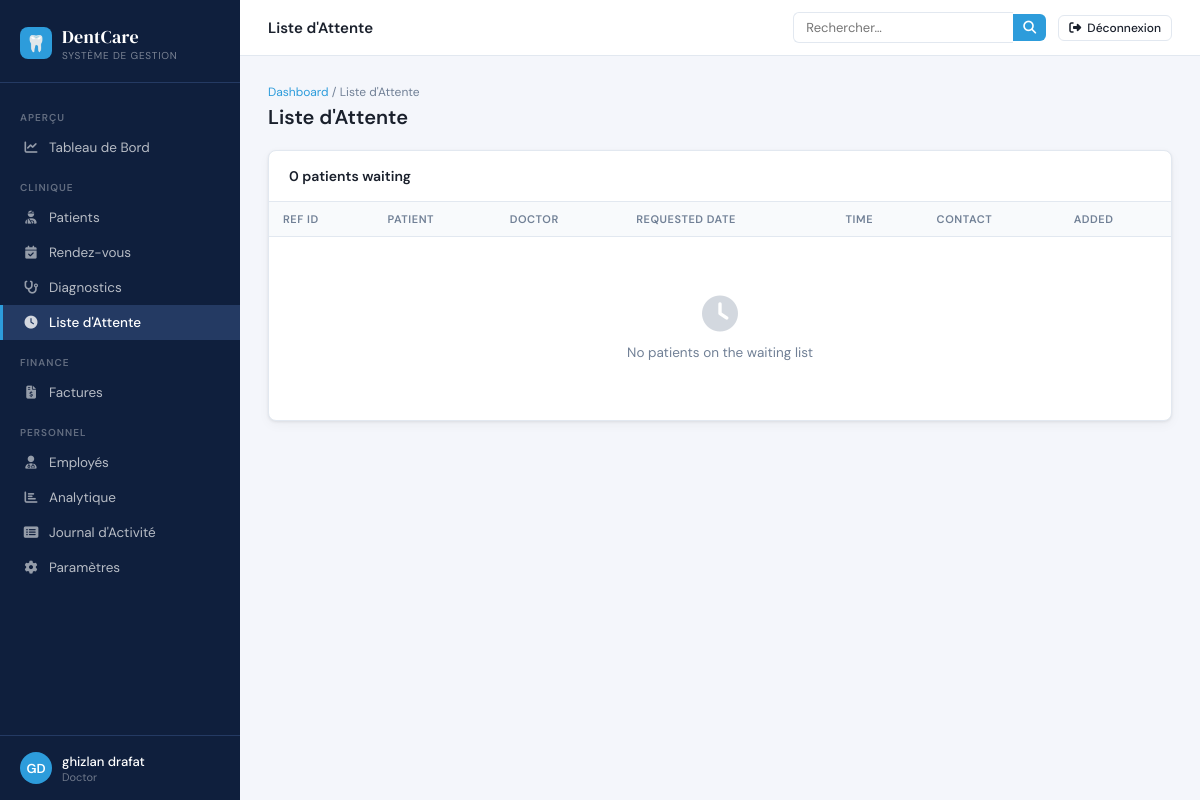
Page /waiting-list/ (signed in) on the committed database.
### authentication/models.py (models this page shows, shortened)
class User(AbstractUser):
    class Role(models.TextChoices):
        ADMIN        = 'admin',        'Admin'
        DOCTOR       = 'doctor',       'Doctor'
        RECEPTIONIST = 'receptionist', 'Receptionist'
        PATIENT      = 'patient',      'Patient'
    role = models.CharField(
        max_length=20,
        choices=Role.choices,
        default=Role.PATIENT,
    )
    phone = models.CharField(max_length=20, blank=True)
    address = models.TextField(blank=True)
    profile_photo = models.ImageField(
        upload_to='profiles/', blank=True, null=True
    )

### clinic/views.py (the view)
# urls.py: path('waiting-list/',                         views.waiting_list,           name='waiting_list'),
@staff_required
def waiting_list(request):
    entries     = WaitingList.objects.select_related('patient', 'doctor__user').all()
    paginator   = Paginator(entries, 10)
    page_number = request.GET.get('page')
    page_obj    = paginator.get_page(page_number)
    return render(request, 'clinic/waiting_list.html', {
        'page_obj': page_obj,
        'total':    entries.count(),
    })

### clinic/utils.py (called while the page is built)
def staff_required(view_func):
    @wraps(view_func)
    def wrapper(request, *args, **kwargs):
        if not request.user.is_authenticated:
            return redirect('authentication:login')
        if request.user.role not in ('admin', 'doctor', 'receptionist'):
            messages.error(request, "You don't have permission to access this area.")
            return redirect('home:home')
        return view_func(request, *args, **kwargs)
    return wrapper

### templates/clinic/waiting_list.html (shortened to what this page needs)
{% extends "clinic/base.html" %}
{% block topbar_title %}Liste d'Attente{% endblock %}
{% block nav_waiting %}active{% endblock %}
{% block content %}
<div class="page-header">
  <div>
    <div class="breadcrumb"><a href="{% url 'clinic:dashboard' %}">Dashboard</a> / Liste d'Attente</div>
    <h1>Liste d'Attente</h1>
  </div>
</div>
<div class="card">
  <div class="card-header">
    <span class="card-title">{{ waiting_list|length }} patient{{ waiting_list|length|pluralize }} waiting</span>
  </div>
  <div class="table-wrap">
    <table>
      <thead>
        <tr><th>Ref ID</th><th>Patient</th><th>Doctor</th><th>Requested Date</th><th>Time</th><th>Contact</th><th>Added</th></tr>
      </thead>
      <tbody>
        {% for entry in waiting_list %}
        <tr>
          <td style="font-family:monospace;font-size:12px">{{ entry.appointment_ref|default:"—" }}</td>
          <td>
            {% if entry.patient %}
            <a href="{% url 'clinic:patient_profile' pk=entry.patient.pk %}" style="color:var(--accent);text-decoration:none">{{ entry.patient.get_full_name }}</a>
            {% else %}—{% endif %}
          </td>
          <td>{% if entry.doctor %}Dr. {{ entry.doctor.user.last_name }}{% else %}—{% endif %}</td>
          <td>{{ entry.date }}</td>
          <td>{{ entry.time|time:"H:i" }}</td>
          <td>
            <div style="font-size:12px">{{ entry.email }}</div>
            <div style="font-size:12px;color:var(--text-muted)">{{ entry.phone }}</div>
          </td>
          <td style="white-space:nowrap;color:var(--text-muted);font-size:12px">{{ entry.added_at|timesince }} ago</td>
        </tr>
        {% empty %}
        <tr><td colspan="7"><div class="empty-state"><i class="fas fa-clock"></i><p>No patients on the waiting list</p></div></td></tr>
        {% endfor %}
      </tbody>
    </table>
  </div>
</div>
{% endblock %}

### templates/clinic/base.html (shortened to what this page needs)
<!DOCTYPE html>
<html lang="fr">
<head>
  <link rel="stylesheet" href="https://cdn.jsdelivr.net/npm/@fortawesome/fontawesome-free@6.5.0/css/all.min.css">
</head>
<body>
<aside class="sidebar">
  <div class="sidebar-logo">
    <div class="logo-icon">🦷</div>
    <div>
      <div class="logo-text">DentCare</div>
      <div class="logo-sub">Système de Gestion</div>
    </div>
  </div>
  <nav>
    <div class="nav-section">Aperçu</div>
    <a href="{% url 'clinic:dashboard' %}" class="nav-item {% block nav_dashboard %}{% endblock %}">
      <i class="fas fa-chart-line"></i> Tableau de Bord
    </a>
    <div class="nav-section">Clinique</div>
    <a href="{% url 'clinic:patient_list' %}" class="nav-item {% block nav_patients %}{% endblock %}">
      <i class="fas fa-user-injured"></i> Patients
    </a>
    <a href="{% url 'clinic:appointment_list' %}" class="nav-item {% block nav_appointments %}{% endblock %}">
      <i class="fas fa-calendar-check"></i> Rendez-vous
    </a>
    <a href="{% url 'clinic:diagnosis_list' %}" class="nav-item {% block nav_diagnoses %}{% endblock %}">
      <i class="fas fa-stethoscope"></i> Diagnostics
    </a>
    <a href="{% url 'clinic:waiting_list' %}" class="nav-item {% block nav_waiting %}{% endblock %}">
      <i class="fas fa-clock"></i> Liste d'Attente
    </a>
    <div class="nav-section">Finance</div>
    <a href="{% url 'clinic:patient_payslip_list' %}" class="nav-item {% block nav_invoices %}{% endblock %}">
      <i class="fas fa-file-invoice-dollar"></i> Factures
    </a>
    <div class="nav-section">Personnel</div>
    <a href="{% url 'clinic:employee_list' %}" class="nav-item {% block nav_employees %}{% endblock %}">
      <i class="fas fa-user-md"></i> Employés
    </a>
    <a href="{% url 'clinic:analytics' %}" class="nav-item {% block nav_analytics %}{% endblock %}">
      <i class="fas fa-chart-bar"></i> Analytique
    </a>
    <a href="{% url 'clinic:activity_logs' %}" class="nav-item {% block nav_activity %}{% endblock %}">
      <i class="fas fa-list-alt"></i> Journal d'Activité
    </a>
    <a href="{% url 'clinic:settings' %}" class="nav-item {% block nav_settings %}{% endblock %}">
      <i class="fas fa-cog"></i> Paramètres
    </a>
  </nav>
  <div class="sidebar-footer">
    <div class="sidebar-user">
      <div class="user-avatar">{{ request.user.first_name|first|upper }}{{ request.user.last_name|first|upper }}</div>
      <div>
        <div class="user-name">{{ request.user.get_full_name }}</div>
        <div class="user-role">{{ request.user.role }}</div>
      </div>
    </div>
  </div>
</aside>
<div class="main">
  <header class="topbar">
    <div style="display:flex;align-items:center;gap:12px">
      <span class="topbar-title">{% block topbar_title %}{% endblock %}</span>
    </div>
    <div style="display:flex;align-items:center;gap:12px">
      <form class="search-form" method="get" action="{% url 'clinic:global_search' %}">
        <input class="search-input" type="text" name="q" placeholder="Rechercher…" value="{{ request.GET.q }}">
        <button type="submit" class="search-btn"><i class="fas fa-search"></i></button>
      </form>
    <div class="topbar-actions">
      <a href="{% url 'authentication:logout' %}" class="btn btn-outline btn-sm">
        <i class="fas fa-sign-out-alt"></i> Déconnexion
      </a>
    </div>
    </div>
  </header>
  <main class="page-content">
    {% block content %}{% endblock %}
  </main>
</div>
</body>
</html>

### rows in the picture
User: user.first_name|first "G", user.last_name|first "D", user.get_full_name "ghizlan drafat", user.role "Doctor"

### other values in the picture
{{ waiting_list|length }} "0"
